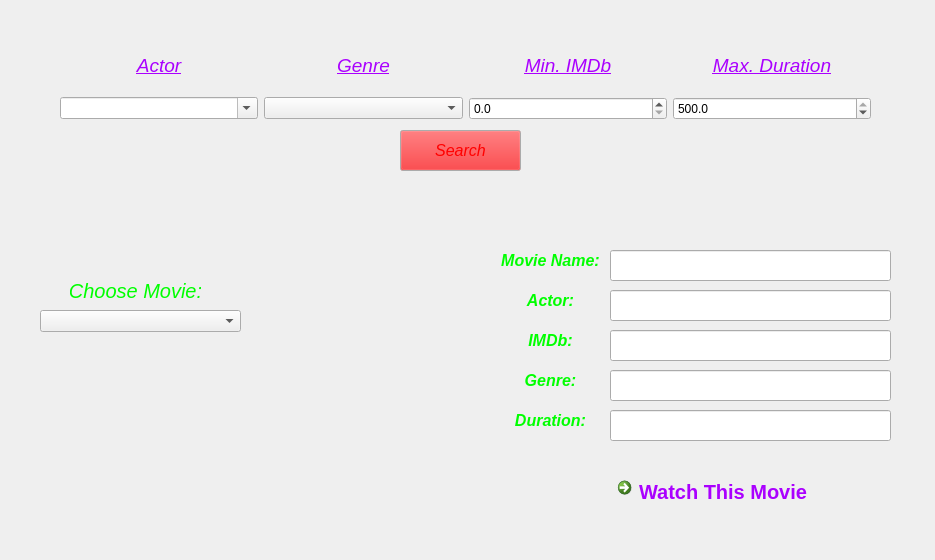
<?xml version="1.0" encoding="UTF-8"?>
<ui version="4.0">
 <class>ResearchWindow</class>
 <widget class="QMainWindow" name="ResearchWindow">
  <property name="geometry">
   <rect>
    <x>0</x>
    <y>0</y>
    <width>935</width>
    <height>560</height>
   </rect>
  </property>
  <property name="minimumSize">
   <size>
    <width>935</width>
    <height>560</height>
   </size>
  </property>
  <property name="maximumSize">
   <size>
    <width>935</width>
    <height>560</height>
   </size>
  </property>
  <property name="windowTitle">
   <string>MainWindow</string>
  </property>
  <widget class="QWidget" name="centralwidget">
   <widget class="QWidget" name="gridLayoutWidget">
    <property name="geometry">
     <rect>
      <x>60</x>
      <y>40</y>
      <width>811</width>
      <height>80</height>
     </rect>
    </property>
    <layout class="QGridLayout" name="gridLayout">
     <item row="1" column="1">
      <widget class="QLabel" name="label_2">
       <property name="palette">
        <palette>
         <active>
          <colorrole role="WindowText">
           <brush brushstyle="SolidPattern">
            <color alpha="255">
             <red>170</red>
             <green>0</green>
             <blue>255</blue>
            </color>
           </brush>
          </colorrole>
         </active>
         <inactive>
          <colorrole role="WindowText">
           <brush brushstyle="SolidPattern">
            <color alpha="255">
             <red>170</red>
             <green>0</green>
             <blue>255</blue>
            </color>
           </brush>
          </colorrole>
         </inactive>
         <disabled>
          <colorrole role="WindowText">
           <brush brushstyle="SolidPattern">
            <color alpha="255">
             <red>120</red>
             <green>120</green>
             <blue>120</blue>
            </color>
           </brush>
          </colorrole>
         </disabled>
        </palette>
       </property>
       <property name="font">
        <font>
         <family>Arial</family>
         <pointsize>14</pointsize>
         <italic>true</italic>
         <underline>true</underline>
        </font>
       </property>
       <property name="text">
        <string>Genre</string>
       </property>
       <property name="alignment">
        <set>Qt::AlignCenter</set>
       </property>
      </widget>
     </item>
     <item row="2" column="1">
      <widget class="QComboBox" name="comboGenre"/>
     </item>
     <item row="2" column="2">
      <widget class="QDoubleSpinBox" name="doubleSpinBox">
       <property name="decimals">
        <number>1</number>
       </property>
       <property name="maximum">
        <double>10.000000000000000</double>
       </property>
       <property name="singleStep">
        <double>0.100000000000000</double>
       </property>
      </widget>
     </item>
     <item row="2" column="0">
      <widget class="QComboBox" name="comboActor">
       <property name="contextMenuPolicy">
        <enum>Qt::DefaultContextMenu</enum>
       </property>
       <property name="acceptDrops">
        <bool>false</bool>
       </property>
       <property name="editable">
        <bool>true</bool>
       </property>
       <property name="modelColumn">
        <number>0</number>
       </property>
      </widget>
     </item>
     <item row="1" column="0">
      <widget class="QLabel" name="label">
       <property name="palette">
        <palette>
         <active>
          <colorrole role="WindowText">
           <brush brushstyle="SolidPattern">
            <color alpha="255">
             <red>170</red>
             <green>0</green>
             <blue>255</blue>
            </color>
           </brush>
          </colorrole>
         </active>
         <inactive>
          <colorrole role="WindowText">
           <brush brushstyle="SolidPattern">
            <color alpha="255">
             <red>170</red>
             <green>0</green>
             <blue>255</blue>
            </color>
           </brush>
          </colorrole>
         </inactive>
         <disabled>
          <colorrole role="WindowText">
           <brush brushstyle="SolidPattern">
            <color alpha="255">
             <red>120</red>
             <green>120</green>
             <blue>120</blue>
            </color>
           </brush>
          </colorrole>
         </disabled>
        </palette>
       </property>
       <property name="font">
        <font>
         <family>Arial</family>
         <pointsize>14</pointsize>
         <italic>true</italic>
         <underline>true</underline>
        </font>
       </property>
       <property name="text">
        <string>Actor</string>
       </property>
       <property name="alignment">
        <set>Qt::AlignCenter</set>
       </property>
      </widget>
     </item>
     <item row="1" column="3">
      <widget class="QLabel" name="label_4">
       <property name="palette">
        <palette>
         <active>
          <colorrole role="WindowText">
           <brush brushstyle="SolidPattern">
            <color alpha="255">
             <red>170</red>
             <green>0</green>
             <blue>255</blue>
            </color>
           </brush>
          </colorrole>
         </active>
         <inactive>
          <colorrole role="WindowText">
           <brush brushstyle="SolidPattern">
            <color alpha="255">
             <red>170</red>
             <green>0</green>
             <blue>255</blue>
            </color>
           </brush>
          </colorrole>
         </inactive>
         <disabled>
          <colorrole role="WindowText">
           <brush brushstyle="SolidPattern">
            <color alpha="255">
             <red>120</red>
             <green>120</green>
             <blue>120</blue>
            </color>
           </brush>
          </colorrole>
         </disabled>
        </palette>
       </property>
       <property name="font">
        <font>
         <family>Arial</family>
         <pointsize>14</pointsize>
         <italic>true</italic>
         <underline>true</underline>
        </font>
       </property>
       <property name="text">
        <string>Max. Duration</string>
       </property>
       <property name="alignment">
        <set>Qt::AlignCenter</set>
       </property>
      </widget>
     </item>
     <item row="2" column="3">
      <widget class="QDoubleSpinBox" name="doubleSpinBox_2">
       <property name="decimals">
        <number>1</number>
       </property>
       <property name="maximum">
        <double>500.000000000000000</double>
       </property>
       <property name="singleStep">
        <double>10.000000000000000</double>
       </property>
       <property name="value">
        <double>500.000000000000000</double>
       </property>
      </widget>
     </item>
     <item row="1" column="2">
      <widget class="QLabel" name="label_3">
       <property name="palette">
        <palette>
         <active>
          <colorrole role="WindowText">
           <brush brushstyle="SolidPattern">
            <color alpha="255">
             <red>170</red>
             <green>0</green>
             <blue>255</blue>
            </color>
           </brush>
          </colorrole>
         </active>
         <inactive>
          <colorrole role="WindowText">
           <brush brushstyle="SolidPattern">
            <color alpha="255">
             <red>170</red>
             <green>0</green>
             <blue>255</blue>
            </color>
           </brush>
          </colorrole>
         </inactive>
         <disabled>
          <colorrole role="WindowText">
           <brush brushstyle="SolidPattern">
            <color alpha="255">
             <red>120</red>
             <green>120</green>
             <blue>120</blue>
            </color>
           </brush>
          </colorrole>
         </disabled>
        </palette>
       </property>
       <property name="font">
        <font>
         <family>Arial</family>
         <pointsize>14</pointsize>
         <italic>true</italic>
         <underline>true</underline>
        </font>
       </property>
       <property name="text">
        <string>Min. IMDb</string>
       </property>
       <property name="alignment">
        <set>Qt::AlignCenter</set>
       </property>
      </widget>
     </item>
    </layout>
   </widget>
   <widget class="QComboBox" name="comboChoose">
    <property name="geometry">
     <rect>
      <x>40</x>
      <y>310</y>
      <width>201</width>
      <height>22</height>
     </rect>
    </property>
   </widget>
   <widget class="QLabel" name="label_5">
    <property name="geometry">
     <rect>
      <x>500</x>
      <y>290</y>
      <width>101</width>
      <height>21</height>
     </rect>
    </property>
    <property name="palette">
     <palette>
      <active>
       <colorrole role="WindowText">
        <brush brushstyle="SolidPattern">
         <color alpha="255">
          <red>0</red>
          <green>255</green>
          <blue>0</blue>
         </color>
        </brush>
       </colorrole>
      </active>
      <inactive>
       <colorrole role="WindowText">
        <brush brushstyle="SolidPattern">
         <color alpha="255">
          <red>0</red>
          <green>255</green>
          <blue>0</blue>
         </color>
        </brush>
       </colorrole>
      </inactive>
      <disabled>
       <colorrole role="WindowText">
        <brush brushstyle="SolidPattern">
         <color alpha="255">
          <red>120</red>
          <green>120</green>
          <blue>120</blue>
         </color>
        </brush>
       </colorrole>
      </disabled>
     </palette>
    </property>
    <property name="font">
     <font>
      <family>Arial</family>
      <pointsize>12</pointsize>
      <weight>75</weight>
      <italic>true</italic>
      <bold>true</bold>
      <underline>false</underline>
     </font>
    </property>
    <property name="text">
     <string>Actor:</string>
    </property>
    <property name="alignment">
     <set>Qt::AlignCenter</set>
    </property>
   </widget>
   <widget class="QLabel" name="label_6">
    <property name="geometry">
     <rect>
      <x>500</x>
      <y>330</y>
      <width>101</width>
      <height>21</height>
     </rect>
    </property>
    <property name="palette">
     <palette>
      <active>
       <colorrole role="WindowText">
        <brush brushstyle="SolidPattern">
         <color alpha="255">
          <red>0</red>
          <green>255</green>
          <blue>0</blue>
         </color>
        </brush>
       </colorrole>
      </active>
      <inactive>
       <colorrole role="WindowText">
        <brush brushstyle="SolidPattern">
         <color alpha="255">
          <red>0</red>
          <green>255</green>
          <blue>0</blue>
         </color>
        </brush>
       </colorrole>
      </inactive>
      <disabled>
       <colorrole role="WindowText">
        <brush brushstyle="SolidPattern">
         <color alpha="255">
          <red>120</red>
          <green>120</green>
          <blue>120</blue>
         </color>
        </brush>
       </colorrole>
      </disabled>
     </palette>
    </property>
    <property name="font">
     <font>
      <family>Arial</family>
      <pointsize>12</pointsize>
      <weight>75</weight>
      <italic>true</italic>
      <bold>true</bold>
      <underline>false</underline>
     </font>
    </property>
    <property name="text">
     <string>IMDb:</string>
    </property>
    <property name="alignment">
     <set>Qt::AlignCenter</set>
    </property>
   </widget>
   <widget class="QLabel" name="label_7">
    <property name="geometry">
     <rect>
      <x>500</x>
      <y>370</y>
      <width>101</width>
      <height>21</height>
     </rect>
    </property>
    <property name="palette">
     <palette>
      <active>
       <colorrole role="WindowText">
        <brush brushstyle="SolidPattern">
         <color alpha="255">
          <red>0</red>
          <green>255</green>
          <blue>0</blue>
         </color>
        </brush>
       </colorrole>
      </active>
      <inactive>
       <colorrole role="WindowText">
        <brush brushstyle="SolidPattern">
         <color alpha="255">
          <red>0</red>
          <green>255</green>
          <blue>0</blue>
         </color>
        </brush>
       </colorrole>
      </inactive>
      <disabled>
       <colorrole role="WindowText">
        <brush brushstyle="SolidPattern">
         <color alpha="255">
          <red>120</red>
          <green>120</green>
          <blue>120</blue>
         </color>
        </brush>
       </colorrole>
      </disabled>
     </palette>
    </property>
    <property name="font">
     <font>
      <family>Arial</family>
      <pointsize>12</pointsize>
      <weight>75</weight>
      <italic>true</italic>
      <bold>true</bold>
      <underline>false</underline>
     </font>
    </property>
    <property name="text">
     <string>Genre:</string>
    </property>
    <property name="alignment">
     <set>Qt::AlignCenter</set>
    </property>
   </widget>
   <widget class="QLabel" name="label_8">
    <property name="geometry">
     <rect>
      <x>500</x>
      <y>250</y>
      <width>101</width>
      <height>21</height>
     </rect>
    </property>
    <property name="palette">
     <palette>
      <active>
       <colorrole role="WindowText">
        <brush brushstyle="SolidPattern">
         <color alpha="255">
          <red>0</red>
          <green>255</green>
          <blue>0</blue>
         </color>
        </brush>
       </colorrole>
      </active>
      <inactive>
       <colorrole role="WindowText">
        <brush brushstyle="SolidPattern">
         <color alpha="255">
          <red>0</red>
          <green>255</green>
          <blue>0</blue>
         </color>
        </brush>
       </colorrole>
      </inactive>
      <disabled>
       <colorrole role="WindowText">
        <brush brushstyle="SolidPattern">
         <color alpha="255">
          <red>120</red>
          <green>120</green>
          <blue>120</blue>
         </color>
        </brush>
       </colorrole>
      </disabled>
     </palette>
    </property>
    <property name="font">
     <font>
      <family>Arial</family>
      <pointsize>12</pointsize>
      <weight>75</weight>
      <italic>true</italic>
      <bold>true</bold>
      <underline>false</underline>
     </font>
    </property>
    <property name="text">
     <string>Movie Name:</string>
    </property>
    <property name="alignment">
     <set>Qt::AlignCenter</set>
    </property>
   </widget>
   <widget class="QLabel" name="label_9">
    <property name="geometry">
     <rect>
      <x>500</x>
      <y>410</y>
      <width>101</width>
      <height>21</height>
     </rect>
    </property>
    <property name="palette">
     <palette>
      <active>
       <colorrole role="WindowText">
        <brush brushstyle="SolidPattern">
         <color alpha="255">
          <red>0</red>
          <green>255</green>
          <blue>0</blue>
         </color>
        </brush>
       </colorrole>
      </active>
      <inactive>
       <colorrole role="WindowText">
        <brush brushstyle="SolidPattern">
         <color alpha="255">
          <red>0</red>
          <green>255</green>
          <blue>0</blue>
         </color>
        </brush>
       </colorrole>
      </inactive>
      <disabled>
       <colorrole role="WindowText">
        <brush brushstyle="SolidPattern">
         <color alpha="255">
          <red>120</red>
          <green>120</green>
          <blue>120</blue>
         </color>
        </brush>
       </colorrole>
      </disabled>
     </palette>
    </property>
    <property name="font">
     <font>
      <family>Arial</family>
      <pointsize>12</pointsize>
      <weight>75</weight>
      <italic>true</italic>
      <bold>true</bold>
      <underline>false</underline>
     </font>
    </property>
    <property name="text">
     <string>Duration:</string>
    </property>
    <property name="alignment">
     <set>Qt::AlignCenter</set>
    </property>
   </widget>
   <widget class="QCommandLinkButton" name="commandLinkButton">
    <property name="geometry">
     <rect>
      <x>610</x>
      <y>470</y>
      <width>231</width>
      <height>41</height>
     </rect>
    </property>
    <property name="palette">
     <palette>
      <active>
       <colorrole role="WindowText">
        <brush brushstyle="SolidPattern">
         <color alpha="255">
          <red>170</red>
          <green>0</green>
          <blue>255</blue>
         </color>
        </brush>
       </colorrole>
       <colorrole role="Button">
        <brush brushstyle="SolidPattern">
         <color alpha="255">
          <red>170</red>
          <green>0</green>
          <blue>255</blue>
         </color>
        </brush>
       </colorrole>
       <colorrole role="ButtonText">
        <brush brushstyle="SolidPattern">
         <color alpha="255">
          <red>170</red>
          <green>0</green>
          <blue>255</blue>
         </color>
        </brush>
       </colorrole>
       <colorrole role="AlternateBase">
        <brush brushstyle="SolidPattern">
         <color alpha="255">
          <red>0</red>
          <green>255</green>
          <blue>0</blue>
         </color>
        </brush>
       </colorrole>
      </active>
      <inactive>
       <colorrole role="WindowText">
        <brush brushstyle="SolidPattern">
         <color alpha="255">
          <red>170</red>
          <green>0</green>
          <blue>255</blue>
         </color>
        </brush>
       </colorrole>
       <colorrole role="Button">
        <brush brushstyle="SolidPattern">
         <color alpha="255">
          <red>170</red>
          <green>0</green>
          <blue>255</blue>
         </color>
        </brush>
       </colorrole>
       <colorrole role="ButtonText">
        <brush brushstyle="SolidPattern">
         <color alpha="255">
          <red>170</red>
          <green>0</green>
          <blue>255</blue>
         </color>
        </brush>
       </colorrole>
       <colorrole role="AlternateBase">
        <brush brushstyle="SolidPattern">
         <color alpha="255">
          <red>0</red>
          <green>255</green>
          <blue>0</blue>
         </color>
        </brush>
       </colorrole>
      </inactive>
      <disabled>
       <colorrole role="WindowText">
        <brush brushstyle="SolidPattern">
         <color alpha="255">
          <red>120</red>
          <green>120</green>
          <blue>120</blue>
         </color>
        </brush>
       </colorrole>
       <colorrole role="Button">
        <brush brushstyle="SolidPattern">
         <color alpha="255">
          <red>170</red>
          <green>0</green>
          <blue>255</blue>
         </color>
        </brush>
       </colorrole>
       <colorrole role="ButtonText">
        <brush brushstyle="SolidPattern">
         <color alpha="255">
          <red>120</red>
          <green>120</green>
          <blue>120</blue>
         </color>
        </brush>
       </colorrole>
       <colorrole role="AlternateBase">
        <brush brushstyle="SolidPattern">
         <color alpha="255">
          <red>0</red>
          <green>255</green>
          <blue>0</blue>
         </color>
        </brush>
       </colorrole>
      </disabled>
     </palette>
    </property>
    <property name="font">
     <font>
      <family>Segoe UI</family>
      <pointsize>15</pointsize>
     </font>
    </property>
    <property name="cursor">
     <cursorShape>OpenHandCursor</cursorShape>
    </property>
    <property name="text">
     <string>Watch This Movie</string>
    </property>
    <property name="iconSize">
     <size>
      <width>40</width>
      <height>40</height>
     </size>
    </property>
    <property name="default">
     <bool>true</bool>
    </property>
   </widget>
   <widget class="QLabel" name="label_10">
    <property name="geometry">
     <rect>
      <x>70</x>
      <y>280</y>
      <width>131</width>
      <height>21</height>
     </rect>
    </property>
    <property name="palette">
     <palette>
      <active>
       <colorrole role="WindowText">
        <brush brushstyle="SolidPattern">
         <color alpha="255">
          <red>0</red>
          <green>255</green>
          <blue>0</blue>
         </color>
        </brush>
       </colorrole>
      </active>
      <inactive>
       <colorrole role="WindowText">
        <brush brushstyle="SolidPattern">
         <color alpha="255">
          <red>0</red>
          <green>255</green>
          <blue>0</blue>
         </color>
        </brush>
       </colorrole>
      </inactive>
      <disabled>
       <colorrole role="WindowText">
        <brush brushstyle="SolidPattern">
         <color alpha="255">
          <red>120</red>
          <green>120</green>
          <blue>120</blue>
         </color>
        </brush>
       </colorrole>
      </disabled>
     </palette>
    </property>
    <property name="font">
     <font>
      <family>Arial</family>
      <pointsize>15</pointsize>
      <italic>true</italic>
      <underline>false</underline>
     </font>
    </property>
    <property name="text">
     <string>Choose Movie:</string>
    </property>
    <property name="alignment">
     <set>Qt::AlignCenter</set>
    </property>
   </widget>
   <widget class="QPushButton" name="pushButton">
    <property name="geometry">
     <rect>
      <x>400</x>
      <y>130</y>
      <width>121</width>
      <height>41</height>
     </rect>
    </property>
    <property name="palette">
     <palette>
      <active>
       <colorrole role="WindowText">
        <brush brushstyle="SolidPattern">
         <color alpha="255">
          <red>255</red>
          <green>0</green>
          <blue>4</blue>
         </color>
        </brush>
       </colorrole>
       <colorrole role="Button">
        <brush brushstyle="SolidPattern">
         <color alpha="255">
          <red>240</red>
          <green>0</green>
          <blue>4</blue>
         </color>
        </brush>
       </colorrole>
       <colorrole role="ButtonText">
        <brush brushstyle="SolidPattern">
         <color alpha="255">
          <red>255</red>
          <green>0</green>
          <blue>0</blue>
         </color>
        </brush>
       </colorrole>
      </active>
      <inactive>
       <colorrole role="WindowText">
        <brush brushstyle="SolidPattern">
         <color alpha="255">
          <red>255</red>
          <green>0</green>
          <blue>4</blue>
         </color>
        </brush>
       </colorrole>
       <colorrole role="Button">
        <brush brushstyle="SolidPattern">
         <color alpha="255">
          <red>240</red>
          <green>0</green>
          <blue>4</blue>
         </color>
        </brush>
       </colorrole>
       <colorrole role="ButtonText">
        <brush brushstyle="SolidPattern">
         <color alpha="255">
          <red>255</red>
          <green>0</green>
          <blue>0</blue>
         </color>
        </brush>
       </colorrole>
      </inactive>
      <disabled>
       <colorrole role="WindowText">
        <brush brushstyle="SolidPattern">
         <color alpha="255">
          <red>120</red>
          <green>120</green>
          <blue>120</blue>
         </color>
        </brush>
       </colorrole>
       <colorrole role="Button">
        <brush brushstyle="SolidPattern">
         <color alpha="255">
          <red>240</red>
          <green>0</green>
          <blue>4</blue>
         </color>
        </brush>
       </colorrole>
       <colorrole role="ButtonText">
        <brush brushstyle="SolidPattern">
         <color alpha="255">
          <red>120</red>
          <green>120</green>
          <blue>120</blue>
         </color>
        </brush>
       </colorrole>
      </disabled>
     </palette>
    </property>
    <property name="font">
     <font>
      <family>Arial</family>
      <pointsize>12</pointsize>
      <italic>true</italic>
     </font>
    </property>
    <property name="text">
     <string>Search</string>
    </property>
   </widget>
   <widget class="QLineEdit" name="txtActor">
    <property name="geometry">
     <rect>
      <x>610</x>
      <y>290</y>
      <width>281</width>
      <height>31</height>
     </rect>
    </property>
    <property name="font">
     <font>
      <pointsize>10</pointsize>
      <italic>false</italic>
     </font>
    </property>
    <property name="readOnly">
     <bool>true</bool>
    </property>
   </widget>
   <widget class="QLineEdit" name="txtImdb">
    <property name="geometry">
     <rect>
      <x>610</x>
      <y>330</y>
      <width>281</width>
      <height>31</height>
     </rect>
    </property>
    <property name="font">
     <font>
      <pointsize>10</pointsize>
      <italic>false</italic>
     </font>
    </property>
    <property name="readOnly">
     <bool>true</bool>
    </property>
   </widget>
   <widget class="QLineEdit" name="txtMovie">
    <property name="geometry">
     <rect>
      <x>610</x>
      <y>250</y>
      <width>281</width>
      <height>31</height>
     </rect>
    </property>
    <property name="font">
     <font>
      <pointsize>10</pointsize>
      <italic>false</italic>
     </font>
    </property>
    <property name="echoMode">
     <enum>QLineEdit::Normal</enum>
    </property>
    <property name="dragEnabled">
     <bool>false</bool>
    </property>
    <property name="readOnly">
     <bool>true</bool>
    </property>
   </widget>
   <widget class="QLineEdit" name="lineEdit_5">
    <property name="geometry">
     <rect>
      <x>610</x>
      <y>410</y>
      <width>281</width>
      <height>31</height>
     </rect>
    </property>
    <property name="font">
     <font>
      <pointsize>10</pointsize>
      <italic>false</italic>
     </font>
    </property>
    <property name="readOnly">
     <bool>true</bool>
    </property>
   </widget>
   <widget class="QLineEdit" name="txtGenre">
    <property name="geometry">
     <rect>
      <x>610</x>
      <y>370</y>
      <width>281</width>
      <height>31</height>
     </rect>
    </property>
    <property name="font">
     <font>
      <pointsize>10</pointsize>
      <italic>false</italic>
     </font>
    </property>
    <property name="readOnly">
     <bool>true</bool>
    </property>
   </widget>
  </widget>
 </widget>
 <resources/>
 <connections/>
</ui>
